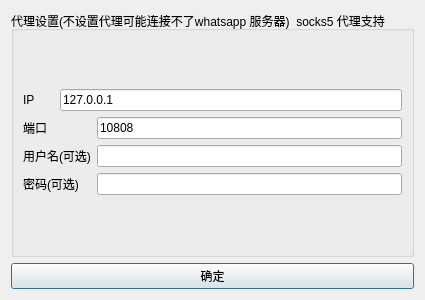
<?xml version="1.0" encoding="UTF-8"?>
<ui version="4.0">
 <class>ProxyDialog</class>
 <widget class="QDialog" name="ProxyDialog">
  <property name="geometry">
   <rect>
    <x>0</x>
    <y>0</y>
    <width>400</width>
    <height>300</height>
   </rect>
  </property>
  <property name="windowTitle">
   <string>设置代理</string>
  </property>
  <layout class="QVBoxLayout" name="verticalLayout_2">
   <item>
    <widget class="QGroupBox" name="groupBox">
     <property name="title">
      <string>代理设置(不设置代理可能连接不了whatsapp 服务器)  socks5 代理支持</string>
     </property>
     <layout class="QVBoxLayout" name="verticalLayout">
      <item>
       <layout class="QGridLayout" name="gridLayout">
        <item row="0" column="0">
         <widget class="QLabel" name="label_4">
          <property name="text">
           <string>IP</string>
          </property>
         </widget>
        </item>
        <item row="0" column="1" colspan="2">
         <widget class="QLineEdit" name="proxyhost">
          <property name="text">
           <string>127.0.0.1</string>
          </property>
         </widget>
        </item>
        <item row="1" column="0" colspan="2">
         <widget class="QLabel" name="label_5">
          <property name="text">
           <string>端口</string>
          </property>
         </widget>
        </item>
        <item row="1" column="2">
         <widget class="QLineEdit" name="proxyport">
          <property name="text">
           <string>10808</string>
          </property>
         </widget>
        </item>
        <item row="2" column="0" colspan="2">
         <widget class="QLabel" name="label_6">
          <property name="text">
           <string>用户名(可选)</string>
          </property>
         </widget>
        </item>
        <item row="2" column="2">
         <widget class="QLineEdit" name="proxyusername"/>
        </item>
        <item row="3" column="0" colspan="2">
         <widget class="QLabel" name="label_7">
          <property name="text">
           <string>密码(可选)</string>
          </property>
         </widget>
        </item>
        <item row="3" column="2">
         <widget class="QLineEdit" name="proxypassword"/>
        </item>
       </layout>
      </item>
     </layout>
    </widget>
   </item>
   <item>
    <widget class="QPushButton" name="ok">
     <property name="text">
      <string>确定</string>
     </property>
    </widget>
   </item>
  </layout>
 </widget>
 <resources/>
 <connections/>
</ui>
